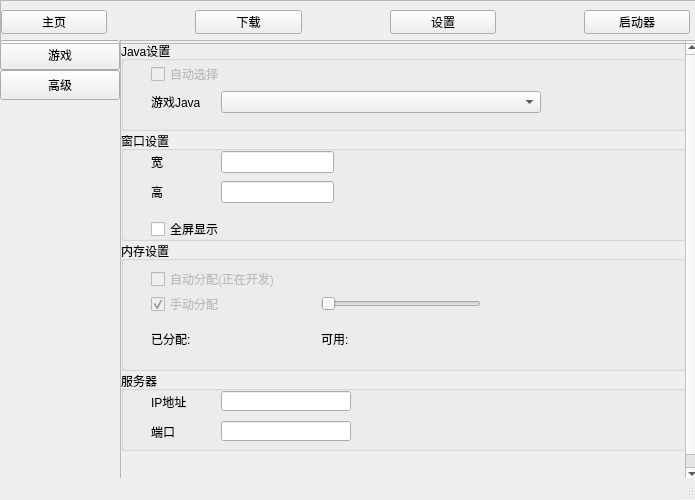
<?xml version="1.0" encoding="UTF-8"?>
<ui version="4.0">
 <class>MainWindow</class>
 <widget class="QMainWindow" name="MainWindow">
  <property name="geometry">
   <rect>
    <x>0</x>
    <y>0</y>
    <width>695</width>
    <height>500</height>
   </rect>
  </property>
  <property name="windowTitle">
   <string>Preferable Minecraft Launcher</string>
  </property>
  <property name="windowIcon">
   <iconset>
    <normaloff>azmqd-66zua-001.ico</normaloff>azmqd-66zua-001.ico</iconset>
  </property>
  <widget class="QWidget" name="centralwidget">
   <widget class="QStackedWidget" name="stackedWidget">
    <property name="geometry">
     <rect>
      <x>0</x>
      <y>0</y>
      <width>700</width>
      <height>500</height>
     </rect>
    </property>
    <property name="currentIndex">
     <number>0</number>
    </property>
    <widget class="QWidget" name="page">
     <widget class="QStackedWidget" name="stackedWidget_2">
      <property name="geometry">
       <rect>
        <x>0</x>
        <y>40</y>
        <width>700</width>
        <height>456</height>
       </rect>
      </property>
      <property name="currentIndex">
       <number>1</number>
      </property>
      <widget class="QWidget" name="page_3">
       <widget class="QFrame" name="frame_3">
        <property name="geometry">
         <rect>
          <x>0</x>
          <y>0</y>
          <width>700</width>
          <height>456</height>
         </rect>
        </property>
        <property name="frameShape">
         <enum>QFrame::StyledPanel</enum>
        </property>
        <property name="frameShadow">
         <enum>QFrame::Raised</enum>
        </property>
        <widget class="QFrame" name="frame_4">
         <property name="geometry">
          <rect>
           <x>0</x>
           <y>0</y>
           <width>120</width>
           <height>456</height>
          </rect>
         </property>
         <property name="frameShape">
          <enum>QFrame::StyledPanel</enum>
         </property>
         <property name="frameShadow">
          <enum>QFrame::Raised</enum>
         </property>
         <widget class="QPushButton" name="pushButton_3">
          <property name="geometry">
           <rect>
            <x>0</x>
            <y>60</y>
            <width>120</width>
            <height>30</height>
           </rect>
          </property>
          <property name="text">
           <string>服务器</string>
          </property>
         </widget>
         <widget class="QPushButton" name="pushButton_2">
          <property name="geometry">
           <rect>
            <x>0</x>
            <y>30</y>
            <width>120</width>
            <height>30</height>
           </rect>
          </property>
          <property name="text">
           <string>联机</string>
          </property>
         </widget>
         <widget class="QPushButton" name="pushButton">
          <property name="geometry">
           <rect>
            <x>0</x>
            <y>0</y>
            <width>120</width>
            <height>30</height>
           </rect>
          </property>
          <property name="text">
           <string>游戏</string>
          </property>
          <property name="icon">
           <iconset>
            <normaloff>resource/GrassBlock.png</normaloff>resource/GrassBlock.png</iconset>
          </property>
         </widget>
        </widget>
        <widget class="QStackedWidget" name="stackedWidget_3">
         <property name="geometry">
          <rect>
           <x>120</x>
           <y>0</y>
           <width>580</width>
           <height>456</height>
          </rect>
         </property>
         <property name="currentIndex">
          <number>0</number>
         </property>
         <widget class="QWidget" name="page_4">
          <widget class="QGroupBox" name="groupBox">
           <property name="geometry">
            <rect>
             <x>0</x>
             <y>0</y>
             <width>580</width>
             <height>40</height>
            </rect>
           </property>
           <property name="title">
            <string/>
           </property>
           <widget class="QPushButton" name="pushButton_8">
            <property name="geometry">
             <rect>
              <x>100</x>
              <y>10</y>
              <width>41</width>
              <height>21</height>
             </rect>
            </property>
            <property name="text">
             <string>登录</string>
            </property>
           </widget>
           <widget class="QLabel" name="label_3">
            <property name="geometry">
             <rect>
              <x>20</x>
              <y>12</y>
              <width>81</width>
              <height>16</height>
             </rect>
            </property>
            <property name="text">
             <string>尚未登陆</string>
            </property>
           </widget>
           <widget class="QLabel" name="label_4">
            <property name="geometry">
             <rect>
              <x>0</x>
              <y>14</y>
              <width>20</width>
              <height>16</height>
             </rect>
            </property>
            <property name="text">
             <string/>
            </property>
            <property name="pixmap">
             <pixmap>resource/User.png</pixmap>
            </property>
           </widget>
          </widget>
          <widget class="QScrollArea" name="scrollArea">
           <property name="geometry">
            <rect>
             <x>0</x>
             <y>40</y>
             <width>580</width>
             <height>416</height>
            </rect>
           </property>
           <property name="widgetResizable">
            <bool>false</bool>
           </property>
           <widget class="QWidget" name="scrollAreaWidgetContents">
            <property name="geometry">
             <rect>
              <x>0</x>
              <y>0</y>
              <width>578</width>
              <height>410</height>
             </rect>
            </property>
           </widget>
          </widget>
         </widget>
         <widget class="QWidget" name="page_5">
          <widget class="QFrame" name="frame_5">
           <property name="geometry">
            <rect>
             <x>0</x>
             <y>0</y>
             <width>580</width>
             <height>456</height>
            </rect>
           </property>
           <property name="frameShape">
            <enum>QFrame::StyledPanel</enum>
           </property>
           <property name="frameShadow">
            <enum>QFrame::Raised</enum>
           </property>
           <widget class="QLabel" name="label_2">
            <property name="geometry">
             <rect>
              <x>220</x>
              <y>200</y>
              <width>100</width>
              <height>20</height>
             </rect>
            </property>
            <property name="text">
             <string>此功能未开放！</string>
            </property>
           </widget>
          </widget>
         </widget>
        </widget>
       </widget>
      </widget>
      <widget class="QWidget" name="page_10">
       <widget class="QStackedWidget" name="stackedWidget_5">
        <property name="geometry">
         <rect>
          <x>120</x>
          <y>0</y>
          <width>580</width>
          <height>456</height>
         </rect>
        </property>
        <property name="currentIndex">
         <number>0</number>
        </property>
        <widget class="QWidget" name="page_13">
         <widget class="QScrollArea" name="scrollArea_2">
          <property name="geometry">
           <rect>
            <x>0</x>
            <y>0</y>
            <width>580</width>
            <height>456</height>
           </rect>
          </property>
          <property name="widgetResizable">
           <bool>false</bool>
          </property>
          <widget class="QWidget" name="scrollAreaWidgetContents_2">
           <property name="geometry">
            <rect>
             <x>0</x>
             <y>0</y>
             <width>698</width>
             <height>454</height>
            </rect>
           </property>
           <widget class="QGroupBox" name="groupBox_2">
            <property name="enabled">
             <bool>true</bool>
            </property>
            <property name="geometry">
             <rect>
              <x>0</x>
              <y>0</y>
              <width>580</width>
              <height>90</height>
             </rect>
            </property>
            <property name="title">
             <string>Java设置</string>
            </property>
            <widget class="QLabel" name="label_8">
             <property name="enabled">
              <bool>true</bool>
             </property>
             <property name="geometry">
              <rect>
               <x>30</x>
               <y>55</y>
               <width>54</width>
               <height>12</height>
              </rect>
             </property>
             <property name="text">
              <string>游戏Java</string>
             </property>
            </widget>
            <widget class="QComboBox" name="comboBox">
             <property name="enabled">
              <bool>true</bool>
             </property>
             <property name="geometry">
              <rect>
               <x>100</x>
               <y>50</y>
               <width>320</width>
               <height>22</height>
              </rect>
             </property>
            </widget>
            <widget class="QCheckBox" name="checkBox_4">
             <property name="enabled">
              <bool>false</bool>
             </property>
             <property name="geometry">
              <rect>
               <x>30</x>
               <y>25</y>
               <width>68</width>
               <height>16</height>
              </rect>
             </property>
             <property name="text">
              <string>自动选择</string>
             </property>
            </widget>
           </widget>
           <widget class="QGroupBox" name="groupBox_3">
            <property name="geometry">
             <rect>
              <x>0</x>
              <y>90</y>
              <width>580</width>
              <height>110</height>
             </rect>
            </property>
            <property name="title">
             <string>窗口设置</string>
            </property>
            <widget class="QLineEdit" name="lineEdit_3">
             <property name="geometry">
              <rect>
               <x>100</x>
               <y>20</y>
               <width>113</width>
               <height>22</height>
              </rect>
             </property>
            </widget>
            <widget class="QLabel" name="label_6">
             <property name="geometry">
              <rect>
               <x>30</x>
               <y>25</y>
               <width>54</width>
               <height>12</height>
              </rect>
             </property>
             <property name="text">
              <string>宽</string>
             </property>
            </widget>
            <widget class="QLineEdit" name="lineEdit_4">
             <property name="geometry">
              <rect>
               <x>100</x>
               <y>50</y>
               <width>113</width>
               <height>22</height>
              </rect>
             </property>
            </widget>
            <widget class="QLabel" name="label_12">
             <property name="geometry">
              <rect>
               <x>30</x>
               <y>55</y>
               <width>54</width>
               <height>12</height>
              </rect>
             </property>
             <property name="text">
              <string>高</string>
             </property>
            </widget>
            <widget class="QCheckBox" name="checkBox">
             <property name="geometry">
              <rect>
               <x>30</x>
               <y>90</y>
               <width>68</width>
               <height>16</height>
              </rect>
             </property>
             <property name="text">
              <string>全屏显示</string>
             </property>
            </widget>
           </widget>
           <widget class="QGroupBox" name="groupBox_4">
            <property name="enabled">
             <bool>true</bool>
            </property>
            <property name="geometry">
             <rect>
              <x>0</x>
              <y>200</y>
              <width>580</width>
              <height>130</height>
             </rect>
            </property>
            <property name="title">
             <string>内存设置</string>
            </property>
            <widget class="QCheckBox" name="checkBox_2">
             <property name="enabled">
              <bool>false</bool>
             </property>
             <property name="geometry">
              <rect>
               <x>30</x>
               <y>30</y>
               <width>131</width>
               <height>16</height>
              </rect>
             </property>
             <property name="text">
              <string>自动分配(正在开发)</string>
             </property>
            </widget>
            <widget class="QCheckBox" name="checkBox_3">
             <property name="enabled">
              <bool>false</bool>
             </property>
             <property name="geometry">
              <rect>
               <x>30</x>
               <y>55</y>
               <width>68</width>
               <height>16</height>
              </rect>
             </property>
             <property name="text">
              <string>手动分配</string>
             </property>
             <property name="checked">
              <bool>true</bool>
             </property>
            </widget>
            <widget class="QSlider" name="horizontalSlider">
             <property name="geometry">
              <rect>
               <x>200</x>
               <y>55</y>
               <width>160</width>
               <height>16</height>
              </rect>
             </property>
             <property name="maximum">
              <number>150</number>
             </property>
             <property name="orientation">
              <enum>Qt::Horizontal</enum>
             </property>
            </widget>
            <widget class="QLabel" name="label_10">
             <property name="enabled">
              <bool>true</bool>
             </property>
             <property name="geometry">
              <rect>
               <x>30</x>
               <y>90</y>
               <width>50</width>
               <height>16</height>
              </rect>
             </property>
             <property name="text">
              <string>已分配:</string>
             </property>
            </widget>
            <widget class="QLabel" name="label_13">
             <property name="enabled">
              <bool>true</bool>
             </property>
             <property name="geometry">
              <rect>
               <x>200</x>
               <y>90</y>
               <width>30</width>
               <height>16</height>
              </rect>
             </property>
             <property name="text">
              <string>可用:</string>
             </property>
            </widget>
            <widget class="QLabel" name="label_14">
             <property name="geometry">
              <rect>
               <x>80</x>
               <y>90</y>
               <width>54</width>
               <height>16</height>
              </rect>
             </property>
             <property name="text">
              <string/>
             </property>
            </widget>
            <widget class="QLabel" name="label_15">
             <property name="geometry">
              <rect>
               <x>230</x>
               <y>90</y>
               <width>54</width>
               <height>16</height>
              </rect>
             </property>
             <property name="text">
              <string/>
             </property>
            </widget>
           </widget>
           <widget class="QGroupBox" name="groupBox_5">
            <property name="geometry">
             <rect>
              <x>0</x>
              <y>330</y>
              <width>580</width>
              <height>80</height>
             </rect>
            </property>
            <property name="title">
             <string>服务器</string>
            </property>
            <widget class="QLineEdit" name="lineEdit_5">
             <property name="geometry">
              <rect>
               <x>100</x>
               <y>20</y>
               <width>130</width>
               <height>20</height>
              </rect>
             </property>
             <property name="inputMask">
              <string/>
             </property>
            </widget>
            <widget class="QLabel" name="label_16">
             <property name="geometry">
              <rect>
               <x>30</x>
               <y>25</y>
               <width>54</width>
               <height>12</height>
              </rect>
             </property>
             <property name="text">
              <string>IP地址</string>
             </property>
            </widget>
            <widget class="QLabel" name="label_17">
             <property name="geometry">
              <rect>
               <x>30</x>
               <y>55</y>
               <width>54</width>
               <height>12</height>
              </rect>
             </property>
             <property name="text">
              <string>端口</string>
             </property>
            </widget>
            <widget class="QLineEdit" name="lineEdit_6">
             <property name="geometry">
              <rect>
               <x>100</x>
               <y>50</y>
               <width>130</width>
               <height>20</height>
              </rect>
             </property>
            </widget>
           </widget>
          </widget>
         </widget>
        </widget>
        <widget class="QWidget" name="page_14">
         <widget class="QLabel" name="label_9">
          <property name="geometry">
           <rect>
            <x>10</x>
            <y>25</y>
            <width>55</width>
            <height>12</height>
           </rect>
          </property>
          <property name="text">
           <string>JVM参数</string>
          </property>
         </widget>
         <widget class="QLineEdit" name="lineEdit_2">
          <property name="enabled">
           <bool>false</bool>
          </property>
          <property name="geometry">
           <rect>
            <x>80</x>
            <y>20</y>
            <width>450</width>
            <height>22</height>
           </rect>
          </property>
         </widget>
        </widget>
       </widget>
       <widget class="QPushButton" name="pushButton_14">
        <property name="geometry">
         <rect>
          <x>0</x>
          <y>0</y>
          <width>120</width>
          <height>30</height>
         </rect>
        </property>
        <property name="text">
         <string>游戏</string>
        </property>
       </widget>
       <widget class="QPushButton" name="pushButton_15">
        <property name="geometry">
         <rect>
          <x>0</x>
          <y>30</y>
          <width>120</width>
          <height>30</height>
         </rect>
        </property>
        <property name="text">
         <string>高级</string>
        </property>
       </widget>
      </widget>
      <widget class="QWidget" name="page_6">
       <widget class="QFrame" name="frame">
        <property name="geometry">
         <rect>
          <x>0</x>
          <y>0</y>
          <width>700</width>
          <height>456</height>
         </rect>
        </property>
        <property name="frameShape">
         <enum>QFrame::StyledPanel</enum>
        </property>
        <property name="frameShadow">
         <enum>QFrame::Raised</enum>
        </property>
        <widget class="QLabel" name="label">
         <property name="geometry">
          <rect>
           <x>300</x>
           <y>218</y>
           <width>100</width>
           <height>20</height>
          </rect>
         </property>
         <property name="text">
          <string>此功能未开放！</string>
         </property>
        </widget>
       </widget>
      </widget>
     </widget>
     <widget class="QFrame" name="frame_2">
      <property name="geometry">
       <rect>
        <x>0</x>
        <y>0</y>
        <width>700</width>
        <height>44</height>
       </rect>
      </property>
      <property name="frameShape">
       <enum>QFrame::StyledPanel</enum>
      </property>
      <property name="frameShadow">
       <enum>QFrame::Raised</enum>
      </property>
      <property name="lineWidth">
       <number>0</number>
      </property>
      <layout class="QHBoxLayout" name="horizontalLayout" stretch="0,0,0,0">
       <property name="spacing">
        <number>88</number>
       </property>
       <property name="leftMargin">
        <number>0</number>
       </property>
       <item>
        <widget class="QPushButton" name="pushButton_4">
         <property name="text">
          <string>主页</string>
         </property>
         <property name="icon">
          <iconset>
           <normaloff>resource/Home.png</normaloff>resource/Home.png</iconset>
         </property>
        </widget>
       </item>
       <item>
        <widget class="QPushButton" name="pushButton_5">
         <property name="text">
          <string>下载</string>
         </property>
         <property name="icon">
          <iconset>
           <normaloff>resource/Download.png</normaloff>resource/Download.png</iconset>
         </property>
        </widget>
       </item>
       <item>
        <widget class="QPushButton" name="pushButton_6">
         <property name="text">
          <string>设置</string>
         </property>
         <property name="icon">
          <iconset>
           <normaloff>resource/Settings.png</normaloff>resource/Settings.png</iconset>
         </property>
        </widget>
       </item>
       <item>
        <widget class="QPushButton" name="pushButton_7">
         <property name="text">
          <string>启动器</string>
         </property>
         <property name="icon">
          <iconset>
           <normaloff>resource/Info.png</normaloff>resource/Info.png</iconset>
         </property>
        </widget>
       </item>
      </layout>
     </widget>
    </widget>
    <widget class="QWidget" name="page_2">
     <widget class="QPushButton" name="pushButton_9">
      <property name="geometry">
       <rect>
        <x>0</x>
        <y>0</y>
        <width>30</width>
        <height>20</height>
       </rect>
      </property>
      <property name="text">
       <string>返回</string>
      </property>
     </widget>
     <widget class="QPushButton" name="pushButton_10">
      <property name="geometry">
       <rect>
        <x>140</x>
        <y>80</y>
        <width>75</width>
        <height>23</height>
       </rect>
      </property>
      <property name="text">
       <string>离线</string>
      </property>
     </widget>
     <widget class="QPushButton" name="pushButton_11">
      <property name="geometry">
       <rect>
        <x>260</x>
        <y>80</y>
        <width>75</width>
        <height>23</height>
       </rect>
      </property>
      <property name="text">
       <string>Mojang</string>
      </property>
     </widget>
     <widget class="QPushButton" name="pushButton_12">
      <property name="geometry">
       <rect>
        <x>380</x>
        <y>80</y>
        <width>75</width>
        <height>23</height>
       </rect>
      </property>
      <property name="text">
       <string>Microsoft</string>
      </property>
     </widget>
     <widget class="QStackedWidget" name="stackedWidget_4">
      <property name="enabled">
       <bool>true</bool>
      </property>
      <property name="geometry">
       <rect>
        <x>225</x>
        <y>150</y>
        <width>190</width>
        <height>160</height>
       </rect>
      </property>
      <property name="currentIndex">
       <number>0</number>
      </property>
      <widget class="QWidget" name="page_7">
       <widget class="QLabel" name="label_5">
        <property name="geometry">
         <rect>
          <x>0</x>
          <y>0</y>
          <width>40</width>
          <height>16</height>
         </rect>
        </property>
        <property name="text">
         <string>用户名：</string>
        </property>
       </widget>
       <widget class="QLineEdit" name="lineEdit">
        <property name="geometry">
         <rect>
          <x>40</x>
          <y>0</y>
          <width>113</width>
          <height>20</height>
         </rect>
        </property>
       </widget>
       <widget class="QPushButton" name="pushButton_13">
        <property name="geometry">
         <rect>
          <x>40</x>
          <y>60</y>
          <width>75</width>
          <height>23</height>
         </rect>
        </property>
        <property name="text">
         <string>登录</string>
        </property>
       </widget>
      </widget>
      <widget class="QWidget" name="page_8">
       <widget class="QLabel" name="label_11">
        <property name="geometry">
         <rect>
          <x>20</x>
          <y>70</y>
          <width>150</width>
          <height>20</height>
         </rect>
        </property>
        <property name="text">
         <string>尚不支持Mojang登录</string>
        </property>
       </widget>
      </widget>
      <widget class="QWidget" name="page_9">
       <widget class="QLabel" name="label_7">
        <property name="geometry">
         <rect>
          <x>20</x>
          <y>70</y>
          <width>150</width>
          <height>20</height>
         </rect>
        </property>
        <property name="text">
         <string>尚不支持Microsoft登录</string>
        </property>
       </widget>
      </widget>
     </widget>
    </widget>
   </widget>
  </widget>
  <widget class="QStatusBar" name="statusbar"/>
 </widget>
 <resources/>
 <connections/>
</ui>
